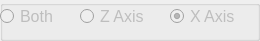
                <widget class="QGroupBox" name="groupBox_4">
                 <property name="title">
                  <string/>
                 </property>
                 <property name="flat">
                  <bool>false</bool>
                 </property>
                 <property name="checkable">
                  <bool>false</bool>
                 </property>
                 <widget class="QRadioButton" name="rbtn_zoom_both_cal">
                  <property name="enabled">
                   <bool>false</bool>
                  </property>
                  <property name="geometry">
                   <rect>
                    <x>0</x>
                    <y>0</y>
                    <width>82</width>
                    <height>32</height>
                   </rect>
                  </property>
                  <property name="sizePolicy">
                   <sizepolicy hsizetype="Minimum" vsizetype="Fixed">
                    <horstretch>0</horstretch>
                    <verstretch>0</verstretch>
                   </sizepolicy>
                  </property>
                  <property name="font">
                   <font>
                    <family>Segoe UI</family>
                    <pointsize>12</pointsize>
                   </font>
                  </property>
                  <property name="cursor">
                   <cursorShape>PointingHandCursor</cursorShape>
                  </property>
                  <property name="text">
                   <string>Both</string>
                  </property>
                  <property name="checked">
                   <bool>false</bool>
                  </property>
                 </widget>
                 <widget class="QRadioButton" name="rbtn_zoom_zaxis_cal">
                  <property name="enabled">
                   <bool>false</bool>
                  </property>
                  <property name="geometry">
                   <rect>
                    <x>80</x>
                    <y>0</y>
                    <width>91</width>
                    <height>32</height>
                   </rect>
                  </property>
                  <property name="sizePolicy">
                   <sizepolicy hsizetype="Minimum" vsizetype="Fixed">
                    <horstretch>0</horstretch>
                    <verstretch>0</verstretch>
                   </sizepolicy>
                  </property>
                  <property name="font">
                   <font>
                    <family>Segoe UI</family>
                    <pointsize>12</pointsize>
                   </font>
                  </property>
                  <property name="cursor">
                   <cursorShape>PointingHandCursor</cursorShape>
                  </property>
                  <property name="text">
                   <string>Z Axis</string>
                  </property>
                  <property name="checked">
                   <bool>false</bool>
                  </property>
                 </widget>
                 <widget class="QRadioButton" name="rbtn_zoom_xaxis_cal">
                  <property name="enabled">
                   <bool>false</bool>
                  </property>
                  <property name="geometry">
                   <rect>
                    <x>170</x>
                    <y>0</y>
                    <width>81</width>
                    <height>32</height>
                   </rect>
                  </property>
                  <property name="sizePolicy">
                   <sizepolicy hsizetype="Minimum" vsizetype="Fixed">
                    <horstretch>0</horstretch>
                    <verstretch>0</verstretch>
                   </sizepolicy>
                  </property>
                  <property name="font">
                   <font>
                    <family>Segoe UI</family>
                    <pointsize>12</pointsize>
                   </font>
                  </property>
                  <property name="cursor">
                   <cursorShape>PointingHandCursor</cursorShape>
                  </property>
                  <property name="text">
                   <string>X Axis</string>
                  </property>
                  <property name="checked">
                   <bool>true</bool>
                  </property>
                 </widget>
                </widget>
